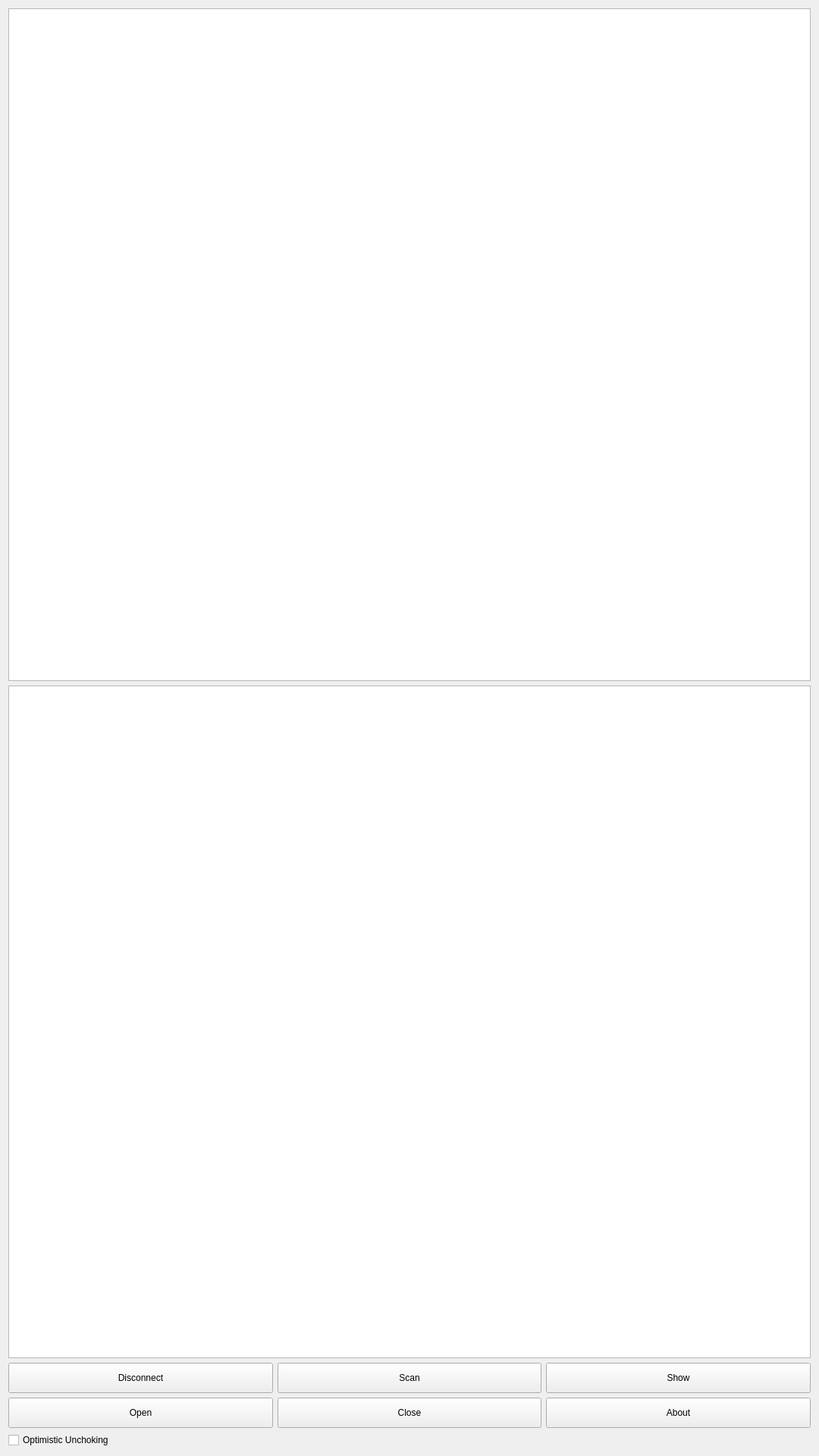
<?xml version="1.0" encoding="UTF-8"?>
<ui version="4.0">
 <class>Widget</class>
 <widget class="QWidget" name="Widget">
  <property name="geometry">
   <rect>
    <x>0</x>
    <y>0</y>
    <width>1080</width>
    <height>1920</height>
   </rect>
  </property>
  <property name="windowTitle">
   <string>Widget</string>
  </property>
  <layout class="QGridLayout" name="gridLayout">
   <item row="0" column="0">
    <widget class="QListWidget" name="list">
     <property name="maximumSize">
      <size>
       <width>1000000</width>
       <height>1000000</height>
      </size>
     </property>
    </widget>
   </item>
   <item row="1" column="0">
    <widget class="QTextBrowser" name="textBrowser_info">
     <property name="maximumSize">
      <size>
       <width>1000000</width>
       <height>1000000</height>
      </size>
     </property>
     <property name="styleSheet">
      <string notr="true">font: 14pt &quot;宋体&quot;;</string>
     </property>
    </widget>
   </item>
   <item row="2" column="0">
    <layout class="QHBoxLayout" name="horizontalLayout_3">
     <item>
      <widget class="QPushButton" name="pushButton_disconnect">
       <property name="minimumSize">
        <size>
         <width>0</width>
         <height>40</height>
        </size>
       </property>
       <property name="styleSheet">
        <string notr="true">font: 15pt &quot;Microsoft YaHei UI&quot;;</string>
       </property>
       <property name="text">
        <string>Disconnect</string>
       </property>
      </widget>
     </item>
     <item>
      <widget class="QPushButton" name="pushButton_scan">
       <property name="minimumSize">
        <size>
         <width>0</width>
         <height>40</height>
        </size>
       </property>
       <property name="styleSheet">
        <string notr="true">font: 15pt &quot;Microsoft YaHei UI&quot;;</string>
       </property>
       <property name="text">
        <string>Scan</string>
       </property>
      </widget>
     </item>
     <item>
      <widget class="QPushButton" name="pushButton_2">
       <property name="minimumSize">
        <size>
         <width>0</width>
         <height>40</height>
        </size>
       </property>
       <property name="styleSheet">
        <string notr="true">font: 15pt &quot;Microsoft YaHei UI&quot;;</string>
       </property>
       <property name="text">
        <string>Show</string>
       </property>
      </widget>
     </item>
    </layout>
   </item>
   <item row="4" column="0">
    <layout class="QHBoxLayout" name="horizontalLayout">
     <item>
      <widget class="QCheckBox" name="checkBox_discoverable">
       <property name="styleSheet">
        <string notr="true">font: 15pt &quot;Microsoft YaHei UI&quot;;</string>
       </property>
       <property name="text">
        <string>Optimistic Unchoking</string>
       </property>
      </widget>
     </item>
    </layout>
   </item>
   <item row="3" column="0">
    <layout class="QHBoxLayout" name="horizontalLayout_2">
     <item>
      <widget class="QPushButton" name="pushButton_openBluetooth">
       <property name="minimumSize">
        <size>
         <width>0</width>
         <height>40</height>
        </size>
       </property>
       <property name="maximumSize">
        <size>
         <width>16777215</width>
         <height>81</height>
        </size>
       </property>
       <property name="styleSheet">
        <string notr="true">font: 15pt &quot;Microsoft YaHei UI&quot;;</string>
       </property>
       <property name="text">
        <string>Open</string>
       </property>
      </widget>
     </item>
     <item>
      <widget class="QPushButton" name="pushButton_closeDevice">
       <property name="minimumSize">
        <size>
         <width>0</width>
         <height>40</height>
        </size>
       </property>
       <property name="styleSheet">
        <string notr="true">font: 15pt &quot;Microsoft YaHei UI&quot;;</string>
       </property>
       <property name="text">
        <string>Close</string>
       </property>
      </widget>
     </item>
     <item>
      <widget class="QPushButton" name="pushButton">
       <property name="minimumSize">
        <size>
         <width>0</width>
         <height>40</height>
        </size>
       </property>
       <property name="styleSheet">
        <string notr="true">font: 15pt &quot;Microsoft YaHei UI&quot;;</string>
       </property>
       <property name="text">
        <string>About</string>
       </property>
      </widget>
     </item>
    </layout>
   </item>
  </layout>
 </widget>
 <layoutdefault spacing="6" margin="11"/>
 <resources/>
 <connections/>
</ui>
